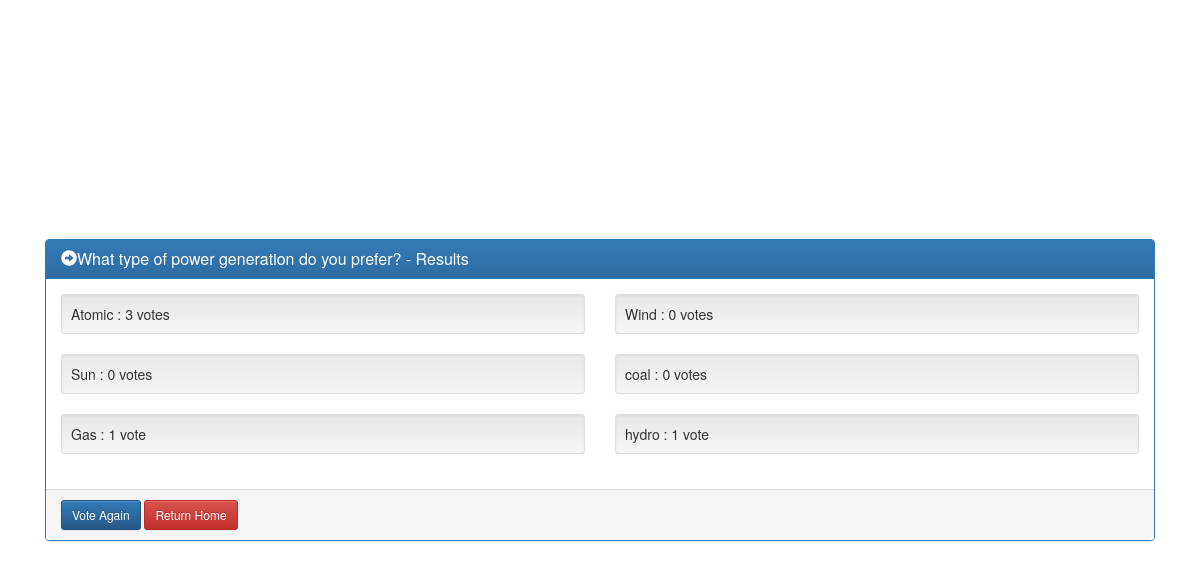
Screenshot of /polls/5/results/ with the database file from the repository.
### polls/models.py (models this page shows, shortened)
class Question(models.Model):
    question_text = models.CharField(max_length=200)
    pub_date = models.DateTimeField('date published')

class Choice(models.Model):
    question = models.ForeignKey(Question, on_delete=models.CASCADE)
    choice_text = models.CharField(max_length=200)
    votes = models.IntegerField(default=0)

### polls/views.py (the view)
# urls.py: url(r'^(?P<pk>[0-9]+)/results/$', views.ResultsView.as_view(), name='results'),
class ResultsView(generic.DetailView):
    model = Question
    template_name = 'polls/results.html'

### polls/templates/polls/results.html
{% extends "polls/base.html" %}
{% block resultsContent %}
<div class="jumbotron vertical-center">
<div class = "container">
    <div class = "span12">
<div class="col-md-12">
            <div class="panel panel-primary">
                <div class="panel-heading">
                    <h3 class="panel-title">
                        <span class="glyphicon glyphicon-circle-arrow-right"></span>{{ question.question_text }} - Results</h3>
                </div>
                <div class="panel-body two-col">
                    <div class="row">
{% for choice in question.choice_set.all %}
                        <div class="col-md-6">
                            <div class="well well-sm">
                              {{ choice.choice_text }} : {{ choice.votes }} vote{{ choice.votes|pluralize }}
                            </div>
                        </div>
{% endfor %}
                    </div>
                </div>
                <div class="panel-footer">
                    <a href = "{% url 'polls:detail' question.id %}"><button type="button" class="btn btn-primary btn-sm">
                        Vote Again</button></a>
                    <a href = "{% url 'polls:index'%}"><button type="button" class="btn btn-danger btn-sm">
                        Return Home</button></a>
                </div>
            </div>
        </div>
      </div>
    </div>
  </div>
{% endblock %}

### polls/static/css/polls.css (style rules this page uses)
body { background-image:no-repeat center center fixed; background-color: transparent; width: 100%; height: 100%; background-size: cover; -webkit-background-size: cover; -moz-background-size: cover; -o-background-size: cover; background-size: cover; }
.vertical-center { min-height: 100%; min-height: 100vh; display: flex; align-items: center; background-color: transparent; }

### rows the page displays
Question: question_text "What type of power generation do you prefer?"
Choice: choice_text "Atomic", votes "3"
Choice: choice_text "Wind", votes "0"
Choice: choice_text "Sun", votes "0"
Choice: choice_text "coal", votes "0"
Choice: choice_text "Gas", votes "1"
Choice: choice_text "hydro", votes "1"
